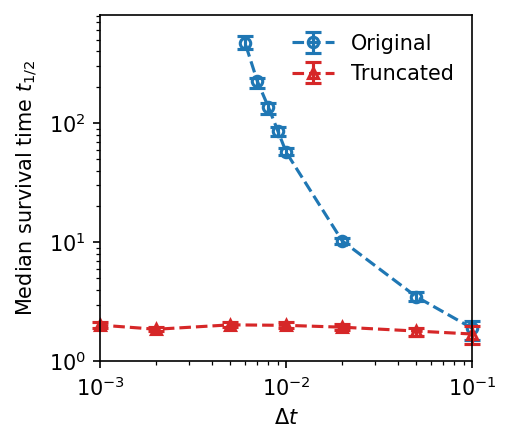

Recreate this plot in Python.
import numpy as np
import matplotlib.pyplot as plt
from lifelines import KaplanMeierFitter
from lifelines.utils import median_survival_times


dts = [0.1, 0.05, 0.02, 0.01, 0.009, 0.008, 0.007, 0.006, 0.005]

# Define the colormap and colors
start, end = 0.1, 0.92
cmap = plt.cm.viridis  # or 'plasma'
colors = cmap(np.linspace(start, end, len(dts)))

medians = []
ups = []
lows = []

for dt in dts:

    data = np.load("../data/dt%g.npz" % dt)
    
    rupture_times = data['rupture_times']
    rupture_sizes = data['rupture_sizes']

    print(f"max_rupture_time: {rupture_times.max()}")

    # remove assays already rupture before starting time
    mask = (rupture_sizes > 0) & (rupture_times < dt)

    rupture_times = rupture_times[~mask]
    rupture_sizes = rupture_sizes[~mask]

    nExps = rupture_sizes.size  # number of assays
    rupture_times = rupture_times[rupture_sizes > 0]
    rupture_sizes = rupture_sizes[rupture_sizes > 0]
    N = len(rupture_times)  # number of assays that have ruptures
    print(f"{N=}/{nExps=}")

    if N == 0:
        rupture_times = np.ones(1)

    T = np.ones(nExps) * rupture_times.max()
    T[:N] = rupture_times

    E = np.zeros(nExps)
    E[:N] = np.ones(N)

    kmf = KaplanMeierFitter()
    kmf.fit(T, event_observed=E, label=r"$\Delta t=%g$" % dt, timeline=np.arange(0, 1000+dt, dt))

    idx = np.where(np.array(dts) == dt)[0][0]

    median_ = kmf.median_survival_time_
    median_confidence_interval_ = median_survival_times(kmf.confidence_interval_)
    low = median_confidence_interval_[r"$\Delta t=%g$_lower_0.95" % dt][0.5]
    up = median_confidence_interval_[r"$\Delta t=%g$_upper_0.95" % dt][0.5]

    medians.append(median_)
    ups.append(up)
    lows.append(low)


fig, ax = plt.subplots(figsize=(3.2, 3))
ax.errorbar(dts[:], medians[:], yerr=[(np.array(medians) - np.array(lows))[:], (np.array(ups) - np.array(medians))[:]],
            fmt='o--', label="Original", color="C0", markersize=5, markerfacecolor='None', markeredgewidth=1.5, capsize=4, clip_on=False, zorder=1)

ax.set_xlabel(r"$\Delta t$")
ax.set_ylabel(r"Median survival time $t_{1/2}$")
ax.set_xscale("log")
ax.set_yscale("log")


#------------------------------------------------------------

dts = [0.1, 0.05, 0.02, 0.01, 0.005, 0.002, 0.001]

medians = []
ups = []
lows = []
for dt in dts:

    data = np.load("../data/trunc_dt%g.npz" % dt)
    
    rupture_times = data['rupture_times']
    rupture_sizes = data['rupture_sizes']

    print(f"max_rupture_time: {rupture_times.max()}")

    # remove assays already rupture before starting time
    mask = (rupture_sizes > 0) & (rupture_times < dt)

    rupture_times = rupture_times[~mask]
    rupture_sizes = rupture_sizes[~mask]

    nExps = rupture_sizes.size  # number of assays
    rupture_times = rupture_times[rupture_sizes > 0]
    rupture_sizes = rupture_sizes[rupture_sizes > 0]
    N = len(rupture_times)  # number of assays that have ruptures
    print(f"{N=}/{nExps=}")

    if N == 0:
        rupture_times = np.ones(1)

    T = np.ones(nExps) * rupture_times.max()
    T[:N] = rupture_times

    E = np.zeros(nExps)
    E[:N] = np.ones(N)

    kmf = KaplanMeierFitter()
    kmf.fit(T, event_observed=E, label=r"$\Delta t=%g$" % dt, timeline=np.arange(0, 1000+dt, dt))

    idx = np.where(np.array(dts) == dt)[0][0]

    median_ = kmf.median_survival_time_
    median_confidence_interval_ = median_survival_times(kmf.confidence_interval_)
    low = median_confidence_interval_[r"$\Delta t=%g$_lower_0.95" % dt][0.5]
    up = median_confidence_interval_[r"$\Delta t=%g$_upper_0.95" % dt][0.5]

    medians.append(median_)
    ups.append(up)
    lows.append(low)


ax.errorbar(dts[:], medians[:], yerr=[(np.array(medians) - np.array(lows))[:], (np.array(ups) - np.array(medians))[:]],
            fmt='^--', label="Truncated", color="C3", markersize=5, markerfacecolor='None', markeredgewidth=1.5, capsize=4, clip_on=False, zorder=2)

ax.set_xlim(1e-3, 0.1)
ax.set_ylim(bottom=1)

ax.legend(frameon=False, loc='upper right', fontsize=10)
plt.savefig("median.png", dpi=150, bbox_inches='tight')
